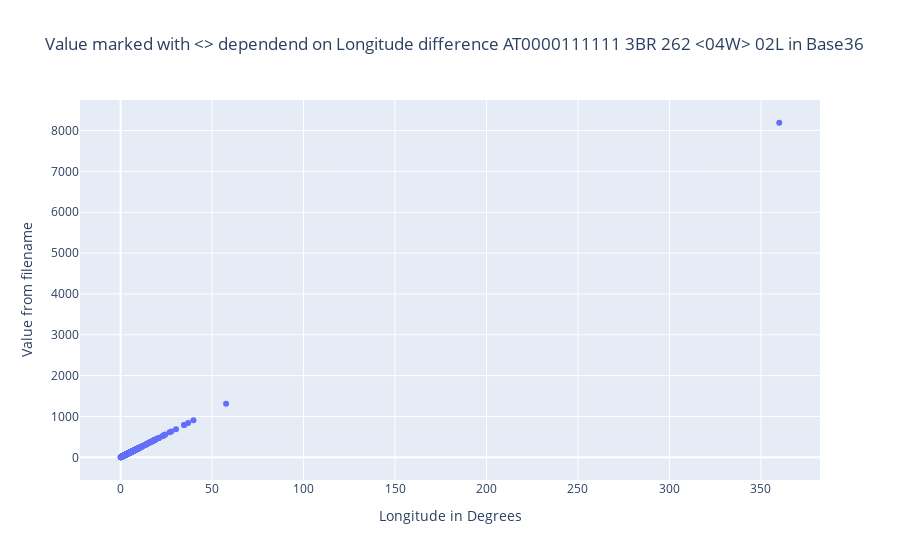

The cell this chart's notebook holds for it:
### Code cell
fig = px.scatter(
    df,
    x="angleDiffLongitude",
    y="f3",
    title="Value marked with <> dependend on Longitude difference AT0000111111 3BR 262 <04W> 02L in Base36",
    hover_name="name",
    hover_data=["angleDiffLongitude", "f3"],
    labels={
        "f3": "Value from filename",
        "angleDiffLongitude": "Longitude in Degrees",
    },
)
fig.write_html("f3-angleDiffLongitude.html")
fig.show()

### Figure 1 — Plotly figure (JSON) as saved in the notebook; plotly's stock layout.template omitted (floating-point values rounded to 4 significant figures; data arrays with more than 128 entries replaced by an {"elided": "..."} marker saying what was removed)
{"data": [{"hovertemplate": "<b>%{hovertext}</b><br><br>Longitude in Degrees=%{x}<br>Value from filename=%{y}<extra></extra>", "hovertext": {"elided": "626 str values"}, "legendgroup": "", "marker": {"color": "#636efa", "symbol": "circle"}, "mode": "markers", "name": "", "orientation": "v", "showlegend": false, "type": "scatter", "x": {"elided": "626 float values"}, "xaxis": "x", "y": {"elided": "626 int values"}, "yaxis": "y"}], "layout": {"legend": {"tracegroupgap": 0}, "title": {"text": "Value marked with <> dependend on Longitude difference AT0000111111 3BR 262 <04W> 02L in Base36"}, "xaxis": {"anchor": "y", "domain": [0, 1], "title": {"text": "Longitude in Degrees"}}, "yaxis": {"anchor": "x", "domain": [0, 1], "title": {"text": "Value from filename"}}}}
